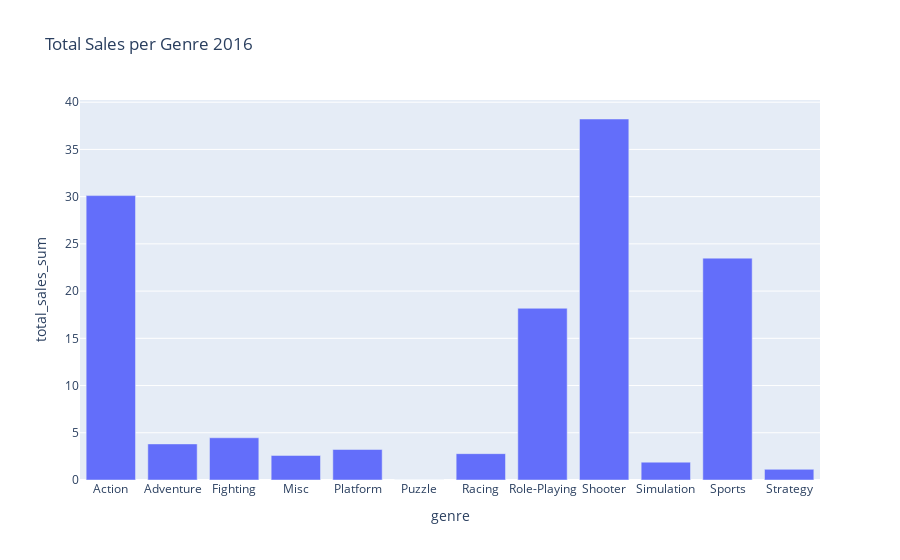

This figure's notebook cell:
### Code cell
g_bar_2016 = px.bar(g_2016,x='genre', y='total_sales_sum', title='Total Sales per Genre 2016')
g_bar_2016.show()

### Figure 1 — Plotly figure (JSON) as saved in the notebook; plotly's stock layout.template omitted (floating-point values rounded to 4 significant figures)
{"data": [{"alignmentgroup": "True", "hovertemplate": "genre=%{x}<br>total_sales_sum=%{y}<extra></extra>", "legendgroup": "", "marker": {"color": "#636efa", "pattern": {"shape": ""}}, "name": "", "offsetgroup": "", "orientation": "v", "showlegend": false, "textposition": "auto", "type": "bar", "x": ["Action", "Adventure", "Fighting", "Misc", "Platform", "Puzzle", "Racing", "Role-Playing", "Shooter", "Simulation", "Sports", "Strategy"], "xaxis": "x", "y": [30.11, 3.82, 4.47, 2.6, 3.23, 0.01, 2.79, 18.18, 38.22, 1.89, 23.49, 1.13], "yaxis": "y"}], "layout": {"barmode": "relative", "legend": {"tracegroupgap": 0}, "title": {"text": "Total Sales per Genre 2016"}, "xaxis": {"anchor": "y", "domain": [0, 1], "title": {"text": "genre"}}, "yaxis": {"anchor": "x", "domain": [0, 1], "title": {"text": "total_sales_sum"}}}}
